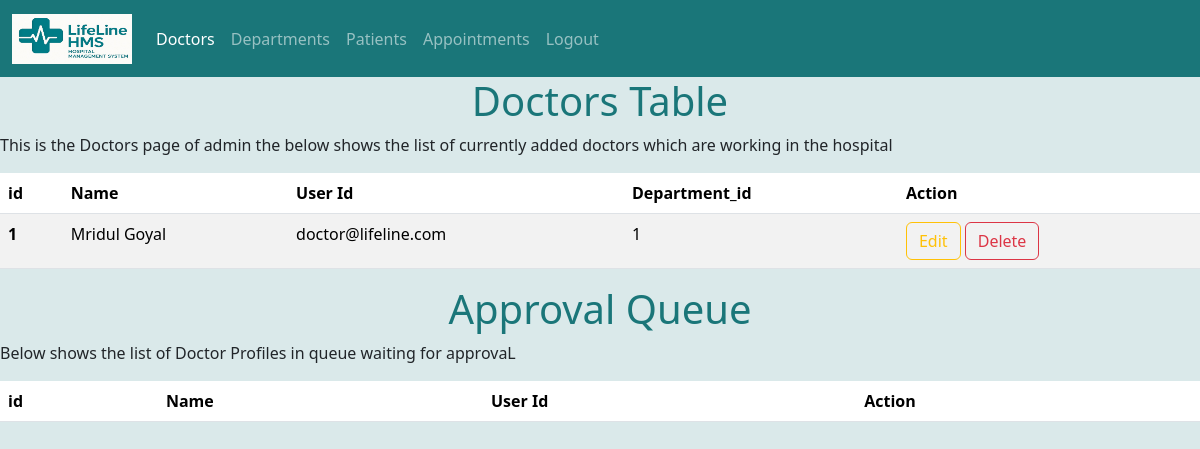
Before: /SignedIn/admin/Doctors with the older database file.
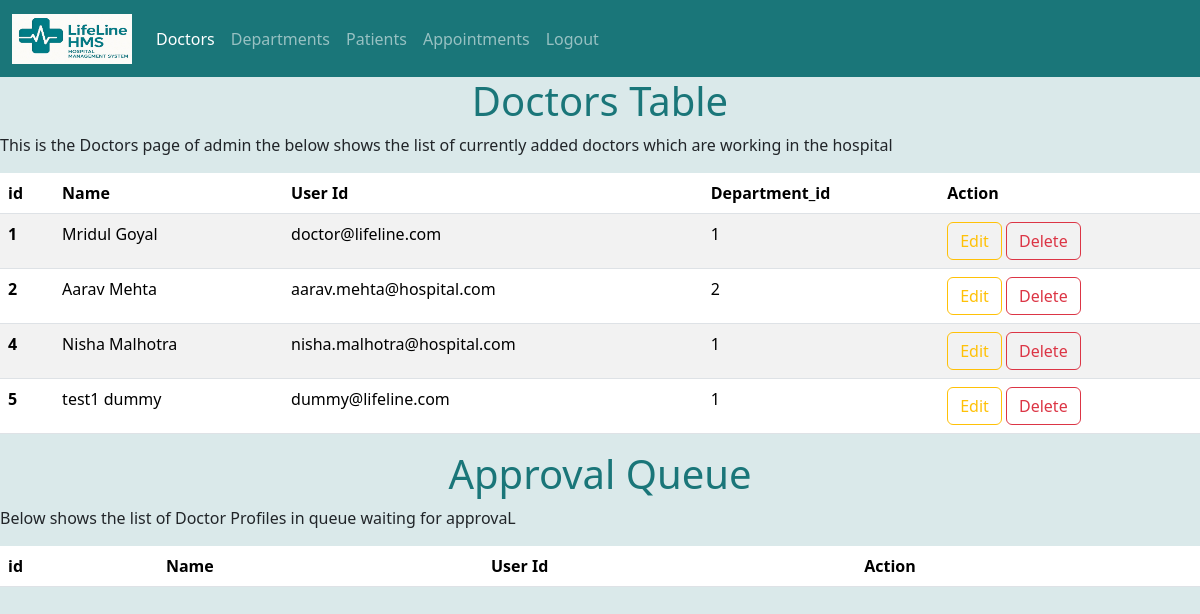
After: the same page with the newer database file.
### app/models.py (models this page shows)
class Doctor(db.Model):
    __tablename__ = "doctors"
    id = db.Column(db.Integer, primary_key=True)
    First_name = db.Column(db.Text, nullable=False)
    Middle_name = db.Column(db.Text)
    Last_name = db.Column(db.Text)
    user_id = db.Column(db.Integer, db.ForeignKey("users.id", ondelete="CASCADE"), nullable=False, unique=True)
    user = db.relationship("User", backref=db.backref("doctor", uselist=False, cascade="all,delete"))
    Mobile = db.Column(db.String(20))
    specialization = db.Column(db.String(120))
    Spec_date = db.Column(db.Date)
    bio = db.Column(db.Text)
    department_id = db.Column(db.Integer, db.ForeignKey("departments.id", ondelete="CASCADE"))
    department = db.relationship("Department", back_populates="doctors")
    availabilities = db.relationship("DoctorAvailability", back_populates="doctor", cascade="all,delete-orphan")
    appointments = db.relationship("Appointment", back_populates="doctor", cascade="all,delete-orphan")

### app/app.py (the view)
@app.route('/SignedIn/admin/Doctors')
def admin():
    conn = sqlite3.connect('./instance/dev.db')
    c = conn.cursor()
    c.execute("SELECT id,First_name, Middle_name,Last_name, user_id, department_id FROM doctors")
    allDoctors = c.fetchall()
    c.execute("SELECT id,first_name, middle_name,surname, email FROM que")
    queueDoctors = c.fetchall()
    all=(c.execute("SELECT d.id, d.First_name, d.Middle_name,d.Last_name, d.user_id, d.department_id,u.phone,d.specialization, d.Spec_date, d.bio FROM doctors d,users u WHERE u.email=d.user_id")).fetchall()
    conn.close()
    return render_template('SignedIn/admin.html', allDoctors=all, queueDoctors=queueDoctors)

### app/templates/SignedIn/admin.html (shortened to what this page needs)
<!doctype html>
<html lang="en">
  <head>
    <link href="https://cdn.jsdelivr.net/npm/bootstrap@5.3.8/dist/css/bootstrap.min.css" rel="stylesheet">
    <link rel="stylesheet" href="./style/style.css">
  </head>
  <body style="background-color:#dae9ea;">
    <nav class="navbar navbar-expand-lg navbar-dark" style="background-color: #1a7679;">
        <div class="container-fluid">
            <a class="navbar-brand" href="/SignedIn/admin/Doctors">
                <img src="../../static/logo.jpg" alt="Logo" width="120" height="50" class="d-inline-block align-text-top">
            </a>
            <div class="collapse navbar-collapse" id="navbarNavDropdown">
                <ul class="navbar-nav">
                    <li class="nav-item">
                        <a class="nav-link active" aria-current="page" href="/SignedIn/admin/Doctors">Doctors</a>
                    </li>
                    <li class="nav-item">
                        <a class="nav-link" href="/SignedIn/admin/Departments">Departments</a>
                    </li>
                    <li class="nav-item">
                        <a class="nav-link" href="/SignedIn/admin/patients">Patients</a>
                    </li>
                    <li class="nav-item">
                        <a class="nav-link" href="/SignedIn/admin/appointments">Appointments</a>
                    </li>
                    <li class="nav-item">
                        <a class="nav-link" href="/">Logout</a>
                    </li>
                </ul>
            </div>
        </div>
    </nav>
    <div>
      <h1 style="text-align: center; color: #1a7679;">Doctors Table</h1>
      <p> This is the Doctors page of admin the below shows the list of currently added doctors which are working in the hospital</p>
    </div>
    <div class="table-responsive">
      <table class="table table-striped table-hover">
        <thead>
          <tr>
            <th scope="col">id</th>
            <th scope="col">Name</th>
            <th scope="col">User Id</th>
            <th scope="col">Department_id</th>
            <th scope="col">Action</th>
          </tr>
        </thead>
        <tbody>
          {% for Doctor in allDoctors %}
            <tr>
              <th scope="row">{{Doctor[0]}}</th>
              <td>{{Doctor[1]}} {{Doctor[2]}} {{Doctor[3]}}</td>
              <td>{{Doctor[4]}}</td>
              <td>{{Doctor[5]}}</td>
              <td>
                <button type="button" class="btn btn-outline-warning"
                    data-bs-toggle="modal"
                    data-bs-target="#editModal"
                    data-id="{{ Doctor[0] }}"
                    data-u-id="{{ Doctor[4] }}"
                    data-fname="{{ Doctor[1]|e }}"
                    data-mname="{{ Doctor[2]|e }}"
                    data-lname="{{ Doctor[3]|e }}"
                    data-deptid="{{ Doctor[5]|e }}"
                    data-mobile="{{ Doctor[6]|e }}"
                    data-specialization="{{ Doctor[7]|e }}"
                    data-Spec_date="{{ Doctor[8]|e }}"
                    data-bio="{{ Doctor[9]|e }}">
                    Edit
                </button>
                <a class="btn btn-outline-danger" href="{{ url_for('user_delete', user_id=Doctor[4]) }}">
                  Delete
                </a>
              </td>
            </tr>
          {% endfor %}
        </tbody>
      </table>
    </div>
    <div>
      <h1 style="text-align: center; color: #1a7679;">Approval Queue</h1>
      <p>Below shows the list of Doctor Profiles in queue waiting for approvaL</p>
    </div>
    <div class="table-responsive">
      <table class="table table-striped table-hover">
        <thead>
          <tr>
            <th scope="col">id</th>
            <th scope="col">Name</th>
            <th scope="col">User Id</th>
            <th scope="col">Action</th>
          </tr>
        </thead>
      </table>
    </div>
  </body>
</html>

Changed rows visible on the page:
added Doctor: id "2", First_name "Aarav", Last_name "Mehta", user "aarav.mehta@hospital.com", department "2"
added Doctor: id "4", First_name "Nisha", Last_name "Malhotra", user "nisha.malhotra@hospital.com", department "1"
added Doctor: id "5", First_name "test1", Last_name "dummy", user "dummy@lifeline.com", department "1"
